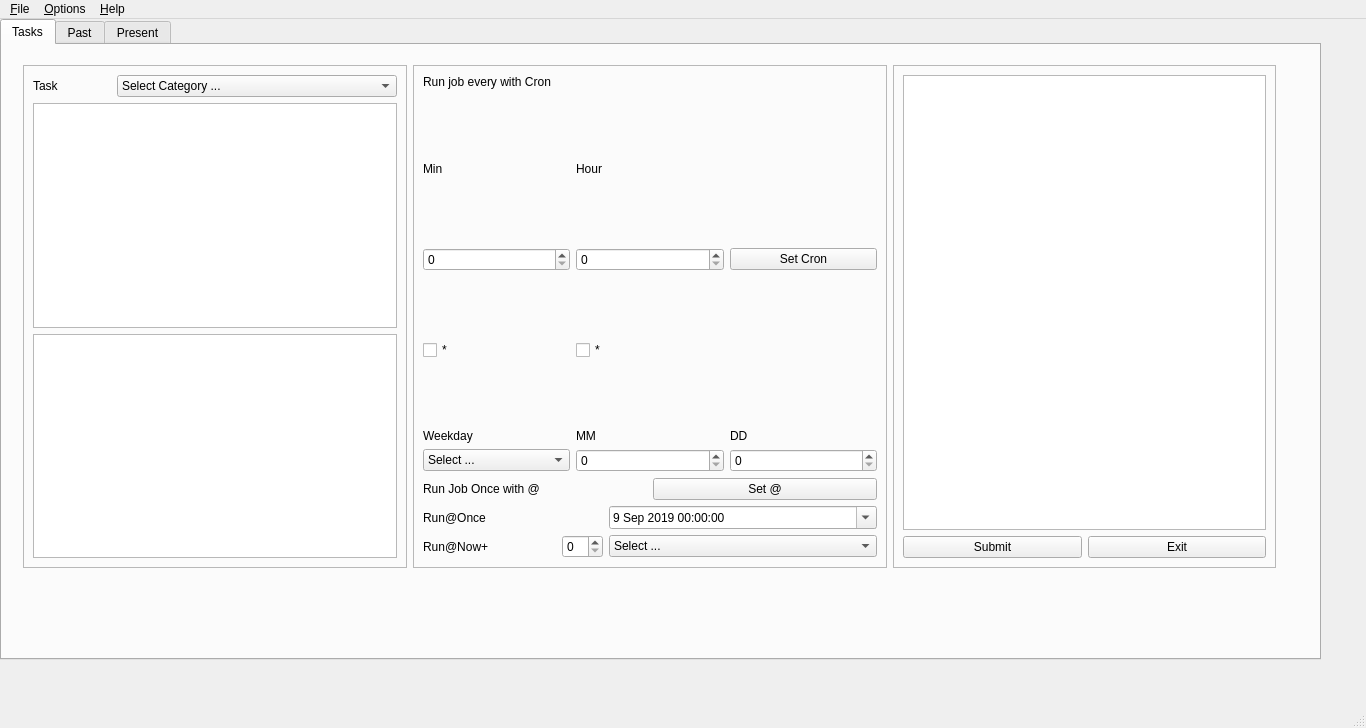
<?xml version="1.0" encoding="UTF-8"?>
<ui version="4.0">
 <class>MainWindow</class>
 <widget class="QMainWindow" name="MainWindow">
  <property name="geometry">
   <rect>
    <x>0</x>
    <y>0</y>
    <width>1366</width>
    <height>728</height>
   </rect>
  </property>
  <property name="windowTitle">
   <string>MainWindow</string>
  </property>
  <widget class="QWidget" name="centralwidget">
   <widget class="QTabWidget" name="tabWidget">
    <property name="geometry">
     <rect>
      <x>0</x>
      <y>0</y>
      <width>1321</width>
      <height>641</height>
     </rect>
    </property>
    <property name="currentIndex">
     <number>0</number>
    </property>
    <widget class="QWidget" name="tab">
     <attribute name="title">
      <string>Tasks</string>
     </attribute>
     <widget class="QWidget" name="layoutWidget">
      <property name="geometry">
       <rect>
        <x>21</x>
        <y>20</y>
        <width>1253</width>
        <height>503</height>
       </rect>
      </property>
      <layout class="QHBoxLayout" name="horizontalLayout_6">
       <item>
        <widget class="QFrame" name="frame">
         <property name="frameShape">
          <enum>QFrame::StyledPanel</enum>
         </property>
         <property name="frameShadow">
          <enum>QFrame::Raised</enum>
         </property>
         <layout class="QVBoxLayout" name="verticalLayout">
          <item>
           <layout class="QHBoxLayout" name="horizontalLayout">
            <item>
             <widget class="QLabel" name="label">
              <property name="text">
               <string>Task</string>
              </property>
             </widget>
            </item>
            <item>
             <widget class="QComboBox" name="taskBox">
              <property name="minimumSize">
               <size>
                <width>280</width>
                <height>0</height>
               </size>
              </property>
              <item>
               <property name="text">
                <string>Select Category ...</string>
               </property>
              </item>
              <item>
               <property name="text">
                <string>All</string>
               </property>
              </item>
             </widget>
            </item>
           </layout>
          </item>
          <item>
           <widget class="QListWidget" name="taskListWidget"/>
          </item>
          <item>
           <widget class="QTextBrowser" name="taskTextBrowser"/>
          </item>
         </layout>
        </widget>
       </item>
       <item>
        <widget class="QFrame" name="frame_2">
         <property name="frameShape">
          <enum>QFrame::StyledPanel</enum>
         </property>
         <property name="frameShadow">
          <enum>QFrame::Raised</enum>
         </property>
         <layout class="QVBoxLayout" name="verticalLayout_3">
          <item>
           <widget class="QLabel" name="label_2">
            <property name="text">
             <string>Run job every with Cron</string>
            </property>
           </widget>
          </item>
          <item>
           <layout class="QGridLayout" name="gridLayout">
            <item row="0" column="0">
             <widget class="QLabel" name="label_3">
              <property name="text">
               <string>Min</string>
              </property>
             </widget>
            </item>
            <item row="0" column="1">
             <widget class="QLabel" name="label_4">
              <property name="text">
               <string>Hour</string>
              </property>
             </widget>
            </item>
            <item row="0" column="2">
             <spacer name="verticalSpacer">
              <property name="orientation">
               <enum>Qt::Vertical</enum>
              </property>
              <property name="sizeHint" stdset="0">
               <size>
                <width>20</width>
                <height>40</height>
               </size>
              </property>
             </spacer>
            </item>
            <item row="1" column="0">
             <widget class="QSpinBox" name="minBox">
              <property name="maximum">
               <number>59</number>
              </property>
             </widget>
            </item>
            <item row="1" column="1">
             <widget class="QSpinBox" name="hourBox">
              <property name="maximum">
               <number>23</number>
              </property>
             </widget>
            </item>
            <item row="1" column="2">
             <widget class="QPushButton" name="cronSetButton">
              <property name="text">
               <string>Set Cron</string>
              </property>
             </widget>
            </item>
            <item row="2" column="0">
             <widget class="QCheckBox" name="minCheckBox">
              <property name="text">
               <string>*</string>
              </property>
             </widget>
            </item>
            <item row="2" column="1">
             <widget class="QCheckBox" name="hourCheckBox">
              <property name="text">
               <string>*</string>
              </property>
             </widget>
            </item>
            <item row="2" column="2">
             <spacer name="verticalSpacer_2">
              <property name="orientation">
               <enum>Qt::Vertical</enum>
              </property>
              <property name="sizeHint" stdset="0">
               <size>
                <width>20</width>
                <height>40</height>
               </size>
              </property>
             </spacer>
            </item>
           </layout>
          </item>
          <item>
           <layout class="QGridLayout" name="gridLayout_2">
            <item row="0" column="0">
             <widget class="QLabel" name="label_5">
              <property name="text">
               <string>Weekday</string>
              </property>
             </widget>
            </item>
            <item row="0" column="1">
             <widget class="QLabel" name="label_6">
              <property name="text">
               <string>MM</string>
              </property>
             </widget>
            </item>
            <item row="0" column="2">
             <widget class="QLabel" name="domLabel">
              <property name="text">
               <string>DD</string>
              </property>
             </widget>
            </item>
            <item row="1" column="0">
             <widget class="QComboBox" name="dayBox">
              <item>
               <property name="text">
                <string>Select ...</string>
               </property>
              </item>
              <item>
               <property name="text">
                <string>Mon ...</string>
               </property>
              </item>
              <item>
               <property name="text">
                <string>Tue</string>
               </property>
              </item>
              <item>
               <property name="text">
                <string>Wed</string>
               </property>
              </item>
              <item>
               <property name="text">
                <string>Thu</string>
               </property>
              </item>
              <item>
               <property name="text">
                <string>Fri</string>
               </property>
              </item>
              <item>
               <property name="text">
                <string>Sat</string>
               </property>
              </item>
              <item>
               <property name="text">
                <string>Sun</string>
               </property>
              </item>
             </widget>
            </item>
            <item row="1" column="1">
             <widget class="QSpinBox" name="monthBox">
              <property name="maximum">
               <number>12</number>
              </property>
             </widget>
            </item>
            <item row="1" column="2">
             <widget class="QSpinBox" name="domBox">
              <property name="maximum">
               <number>31</number>
              </property>
             </widget>
            </item>
           </layout>
          </item>
          <item>
           <layout class="QHBoxLayout" name="horizontalLayout_7">
            <item>
             <widget class="QLabel" name="label_8">
              <property name="text">
               <string>Run Job Once with @</string>
              </property>
             </widget>
            </item>
            <item>
             <widget class="QPushButton" name="atSetButton">
              <property name="text">
               <string>Set @</string>
              </property>
             </widget>
            </item>
           </layout>
          </item>
          <item>
           <layout class="QGridLayout" name="gridLayout_3">
            <item row="0" column="0">
             <widget class="QLabel" name="label_9">
              <property name="text">
               <string>Run@Once</string>
              </property>
             </widget>
            </item>
            <item row="0" column="1">
             <widget class="QDateTimeEdit" name="dateTimeEdit">
              <property name="minimumSize">
               <size>
                <width>268</width>
                <height>0</height>
               </size>
              </property>
              <property name="date">
               <date>
                <year>2019</year>
                <month>9</month>
                <day>9</day>
               </date>
              </property>
              <property name="calendarPopup">
               <bool>true</bool>
              </property>
             </widget>
            </item>
            <item row="1" column="0">
             <layout class="QHBoxLayout" name="horizontalLayout_2">
              <item>
               <widget class="QLabel" name="label_10">
                <property name="minimumSize">
                 <size>
                  <width>133</width>
                  <height>0</height>
                 </size>
                </property>
                <property name="text">
                 <string>Run@Now+</string>
                </property>
               </widget>
              </item>
              <item>
               <widget class="QSpinBox" name="atSpinBox"/>
              </item>
             </layout>
            </item>
            <item row="1" column="1">
             <widget class="QComboBox" name="atComboBox">
              <item>
               <property name="text">
                <string>Select ...</string>
               </property>
              </item>
              <item>
               <property name="text">
                <string>Min</string>
               </property>
              </item>
              <item>
               <property name="text">
                <string>Hour</string>
               </property>
              </item>
              <item>
               <property name="text">
                <string>Day</string>
               </property>
              </item>
              <item>
               <property name="text">
                <string>Week</string>
               </property>
              </item>
              <item>
               <property name="text">
                <string>Month</string>
               </property>
              </item>
             </widget>
            </item>
           </layout>
          </item>
         </layout>
        </widget>
       </item>
       <item>
        <widget class="QFrame" name="frame_3">
         <property name="frameShape">
          <enum>QFrame::StyledPanel</enum>
         </property>
         <property name="frameShadow">
          <enum>QFrame::Raised</enum>
         </property>
         <layout class="QVBoxLayout" name="verticalLayout_2">
          <item>
           <widget class="QTextBrowser" name="taskHelpTextBrowser"/>
          </item>
          <item>
           <layout class="QHBoxLayout" name="horizontalLayout_3">
            <item>
             <widget class="QPushButton" name="submitButton">
              <property name="text">
               <string>Submit</string>
              </property>
             </widget>
            </item>
            <item>
             <widget class="QPushButton" name="exitButton">
              <property name="text">
               <string>Exit</string>
              </property>
             </widget>
            </item>
           </layout>
          </item>
         </layout>
        </widget>
       </item>
      </layout>
     </widget>
    </widget>
    <widget class="QWidget" name="tab_2">
     <attribute name="title">
      <string>Past</string>
     </attribute>
     <widget class="QFrame" name="frame_4">
      <property name="geometry">
       <rect>
        <x>40</x>
        <y>30</y>
        <width>1251</width>
        <height>551</height>
       </rect>
      </property>
      <property name="frameShape">
       <enum>QFrame::StyledPanel</enum>
      </property>
      <property name="frameShadow">
       <enum>QFrame::Raised</enum>
      </property>
      <layout class="QVBoxLayout" name="verticalLayout_4">
       <item>
        <widget class="QListWidget" name="pastListWidget"/>
       </item>
       <item>
        <layout class="QHBoxLayout" name="horizontalLayout_4">
         <item>
          <widget class="QPushButton" name="pastButton">
           <property name="text">
            <string>View Log</string>
           </property>
          </widget>
         </item>
         <item>
          <spacer name="horizontalSpacer">
           <property name="orientation">
            <enum>Qt::Horizontal</enum>
           </property>
           <property name="sizeHint" stdset="0">
            <size>
             <width>40</width>
             <height>20</height>
            </size>
           </property>
          </spacer>
         </item>
        </layout>
       </item>
      </layout>
     </widget>
    </widget>
    <widget class="QWidget" name="tab_3">
     <attribute name="title">
      <string>Present</string>
     </attribute>
     <widget class="QFrame" name="frame_5">
      <property name="geometry">
       <rect>
        <x>20</x>
        <y>20</y>
        <width>1281</width>
        <height>551</height>
       </rect>
      </property>
      <property name="frameShape">
       <enum>QFrame::StyledPanel</enum>
      </property>
      <property name="frameShadow">
       <enum>QFrame::Raised</enum>
      </property>
      <layout class="QVBoxLayout" name="verticalLayout_5">
       <item>
        <widget class="QListWidget" name="presentListWidget"/>
       </item>
       <item>
        <layout class="QHBoxLayout" name="horizontalLayout_5">
         <item>
          <widget class="QPushButton" name="addButton">
           <property name="text">
            <string>Add</string>
           </property>
          </widget>
         </item>
         <item>
          <widget class="QPushButton" name="delButton">
           <property name="text">
            <string>Delete</string>
           </property>
          </widget>
         </item>
         <item>
          <widget class="QPushButton" name="editButton">
           <property name="text">
            <string>Edit</string>
           </property>
          </widget>
         </item>
        </layout>
       </item>
      </layout>
     </widget>
    </widget>
   </widget>
  </widget>
  <widget class="QMenuBar" name="menubar">
   <property name="geometry">
    <rect>
     <x>0</x>
     <y>0</y>
     <width>1366</width>
     <height>34</height>
    </rect>
   </property>
   <widget class="QMenu" name="menu_File">
    <property name="title">
     <string>&amp;File</string>
    </property>
    <addaction name="actionNew"/>
    <addaction name="actionOpen"/>
    <addaction name="actionSave"/>
    <addaction name="actionExit"/>
   </widget>
   <widget class="QMenu" name="menu_Options">
    <property name="title">
     <string>&amp;Options</string>
    </property>
    <addaction name="actionConfiguration"/>
   </widget>
   <widget class="QMenu" name="menu_Help">
    <property name="title">
     <string>&amp;Help</string>
    </property>
    <addaction name="actionAbout"/>
   </widget>
   <addaction name="menu_File"/>
   <addaction name="menu_Options"/>
   <addaction name="menu_Help"/>
  </widget>
  <widget class="QStatusBar" name="statusbar"/>
  <action name="actionNew">
   <property name="text">
    <string>New</string>
   </property>
  </action>
  <action name="actionOpen">
   <property name="text">
    <string>Open</string>
   </property>
  </action>
  <action name="actionSave">
   <property name="text">
    <string>Save</string>
   </property>
  </action>
  <action name="actionExit">
   <property name="text">
    <string>Exit</string>
   </property>
  </action>
  <action name="actionConfiguration">
   <property name="text">
    <string>Configuration</string>
   </property>
  </action>
  <action name="actionAbout">
   <property name="text">
    <string>About</string>
   </property>
  </action>
 </widget>
 <resources/>
 <connections/>
 <slots>
  <slot>taskListSlot()</slot>
  <slot>showtaskSlot()</slot>
  <slot>helpSlot()</slot>
  <slot>submitSlot()</slot>
  <slot>deleteSlot()</slot>
  <slot>addSlot()</slot>
  <slot>editSlot()</slot>
  <slot>atShowSlot()</slot>
  <slot>cronShowSlot()</slot>
  <slot>atSetlot()</slot>
  <slot>setCronSlot()</slot>
  <slot>taskListHelp()</slot>
 </slots>
</ui>
